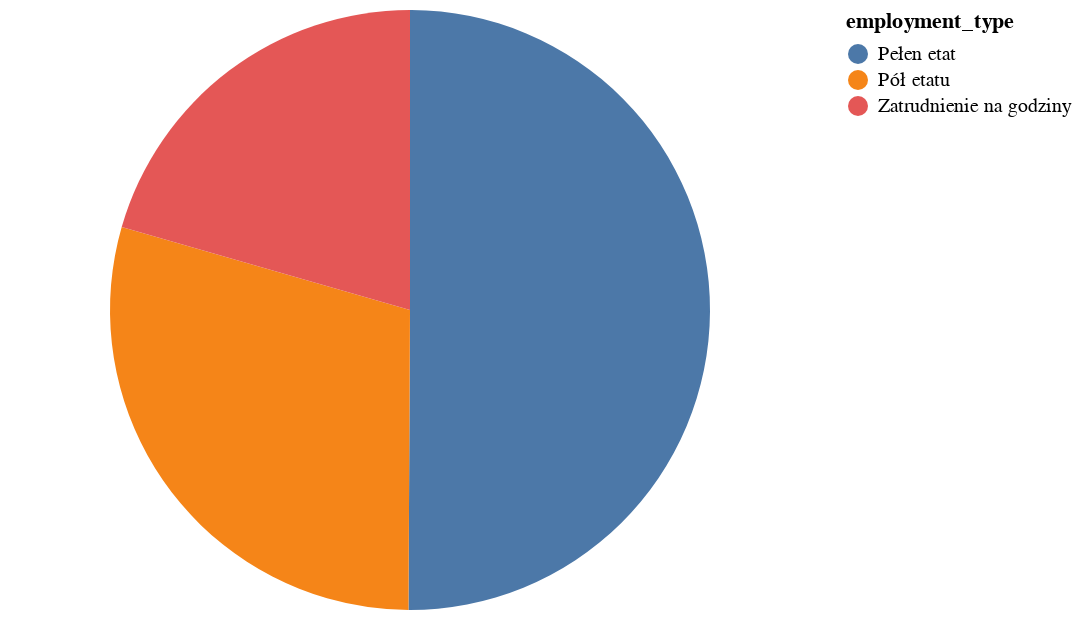

The notebook cell this image was saved under:
### Code cell
df = pd.DataFrame(csv, columns=['id', 'employment_type'])
df = df.groupby(['employment_type']).count()
df = df.rename(columns={'id': 'counts'})
df["counts"] = df["counts"].astype('int32')
df = df.reset_index(level=0)
alt.Chart(df).mark_arc().encode(
    color='employment_type', theta='counts'
)

### Figure 1 — Vega-Lite specification as saved in the notebook (floating-point values rounded to 4 significant figures)
{"config": {"view": {"continuousWidth": 400, "continuousHeight": 300}}, "data": {"name": "data-685e0ff42597fdb4704bbe066915187c"}, "mark": "arc", "encoding": {"color": {"field": "employment_type", "type": "nominal"}, "theta": {"field": "counts", "type": "quantitative"}}, "$schema": "https://vega.github.io/schema/vega-lite/v4.17.0.json", "datasets": {"data-685e0ff42597fdb4704bbe066915187c": [{"employment_type": "Pełen etat", "counts": 2504}, {"employment_type": "Pół etatu", "counts": 1469}, {"employment_type": "Zatrudnienie na godziny", "counts": 1027}]}}
